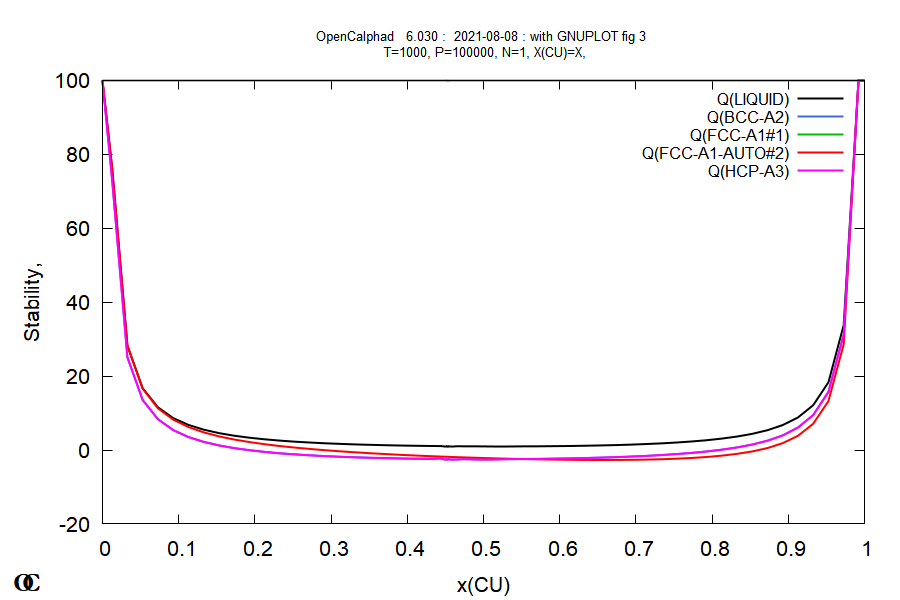

This figure's gnuplot source:
# GNUPLOT file generated by OpenCalphad
# OpenCalphad   6.030 :  2021-08-08 : with GNUPLOT fig 3
set terminal wxt size 840,700 font "Arial,16"
#set terminal pdf color solid size 6,5 enhanced font "Arial,16"
#set output "ocgnu.pdf"
set title "OpenCalphad   6.030 :  2021-08-08 : with GNUPLOT fig 3 \n T=1000, P=100000, N=1, X(CU)=X," font "Arial,10" 
set origin 0.0, 0.0 
set size   1.0000,   1.0000
set xlabel "x(CU)"
set ylabel "Stability,"
set label "~O{.0  C}" at screen 0.02, 0.03 font "Garamond Bold,20"
set key top right font "Arial,12"
set style line  1 lt  1 lc rgb "#000000" lw 2 pt 10
set style line  2 lt  1 lc rgb "#4169E1" lw 2 pt 6
set style line  3 lt  1 lc rgb "#00C000" lw 2 pt 3
set style line  4 lt  1 lc rgb "#FF0000" lw 2 pt 2
set style line  5 lt  1 lc rgb "#FF00FF" lw 2 pt 4
set style line  6 lt  1 lc rgb "#C8C800" lw 2 pt 5
set style line  7 lt  1 lc rgb "#C0C0C0" lw 2 pt 7
set style line  8 lt  1 lc rgb "#00FFFF" lw 2 pt 8
set style line  9 lt  1 lc rgb "#804080" lw 2 pt 9
set style line 10 lt  1 lc rgb "#7CFF40" lw 2 pt 1
# for invariants, faded read
set style line 100 lt 1 lc rgb "#FF3333" lw 3 pt 1

# Some useful GNUPLOT commands for editing the figure
# This is a dashed line (on pdf/wxt):
# set style line 15 lt 0 lc rgb "#C8C800" lw 2 pt 2

# set pointsize 0.6
# set label "text" at 0.5, 0.5 rotate by 60 font "arial,12"
# set xrange [0.5 : 0.7] 
# Adding manually a line and keep scaling:
# set arrow x0, y0 to x1,y1 nohead linestyle 1
# set multiplot
# set xrange [] writeback
#  ... plot someting
# set xrange restore
#  ... plot more using same axis scaling 
# unset multiplot



# begin of data with lines    315
$OCT210808093339 << EOD
KEYS:  x(CU) Q(LIQUID) Q(BCC-A2) Q(FCC-A1#1) Q(FCC-A1-AUTO#2) Q(HCP-A3) 
 # First line: LIQUID
   1    4.527363E-01    1.030751E+00 NaN  NaN  NaN  NaN 
   2    4.527563E-01    1.030713E+00 NaN  NaN  NaN  NaN 
   3    4.527763E-01    1.030676E+00 NaN  NaN  NaN  NaN 
   4    4.567763E-01    1.023384E+00 NaN  NaN  NaN  NaN 
   5    4.607763E-01    1.016536E+00 NaN  NaN  NaN  NaN 
   6    4.647763E-01    1.010129E+00 NaN  NaN  NaN  NaN 
   7    4.727363E-01    9.986738E-01 NaN  NaN  NaN  NaN 
   8    4.927363E-01    9.773728E-01 NaN  NaN  NaN  NaN 
   9    5.127363E-01    9.666331E-01 NaN  NaN  NaN  NaN 
  10    5.327363E-01    9.664885E-01 NaN  NaN  NaN  NaN 
  11    5.527363E-01    9.772231E-01 NaN  NaN  NaN  NaN 
  12    5.727363E-01    9.993849E-01 NaN  NaN  NaN  NaN 
  13    5.927363E-01    1.033814E+00 NaN  NaN  NaN  NaN 
  14    6.127363E-01    1.081685E+00 NaN  NaN  NaN  NaN 
  15    6.327363E-01    1.144572E+00 NaN  NaN  NaN  NaN 
  16    6.527363E-01    1.224543E+00 NaN  NaN  NaN  NaN 
  17    6.727363E-01    1.324285E+00 NaN  NaN  NaN  NaN 
  18    6.927363E-01    1.447291E+00 NaN  NaN  NaN  NaN 
  19    7.127363E-01    1.598125E+00 NaN  NaN  NaN  NaN 
  20    7.327363E-01    1.782807E+00 NaN  NaN  NaN  NaN 
  21    7.527363E-01    2.009390E+00 NaN  NaN  NaN  NaN 
  22    7.727363E-01    2.288841E+00 NaN  NaN  NaN  NaN 
  23    7.927363E-01    2.636440E+00 NaN  NaN  NaN  NaN 
  24    8.127363E-01    3.074064E+00 NaN  NaN  NaN  NaN 
  25    8.327363E-01    3.634133E+00 NaN  NaN  NaN  NaN 
  26    8.527363E-01    4.366749E+00 NaN  NaN  NaN  NaN 
  27    8.727363E-01    5.353584E+00 NaN  NaN  NaN  NaN 
  28    8.927363E-01    6.737306E+00 NaN  NaN  NaN  NaN 
  29    9.127363E-01    8.791460E+00 NaN  NaN  NaN  NaN 
  30    9.327363E-01    1.211503E+01 NaN  NaN  NaN  NaN 
  31    9.527363E-01    1.832100E+01 NaN  NaN  NaN  NaN 
  32    9.727363E-01    3.375553E+01 NaN  NaN  NaN  NaN 
  33    9.927363E-01    1.000000E+02 NaN  NaN  NaN  NaN 
  34    1.000000E+00    1.000000E+02    0.000000E+00    0.000000E+00    0.000000E+00    0.000000E+00
# end of line   1  LIQUID

# new line LIQUID
  35    4.527363E-01    1.030751E+00 NaN  NaN  NaN  NaN 
  36    4.527163E-01    1.030788E+00 NaN  NaN  NaN  NaN 
  37    4.526963E-01    1.030826E+00 NaN  NaN  NaN  NaN 
  38    4.486963E-01    1.038576E+00 NaN  NaN  NaN  NaN 
  39    4.446963E-01    1.046780E+00 NaN  NaN  NaN  NaN 
  40    4.406963E-01    1.055444E+00 NaN  NaN  NaN  NaN 
  41    4.327363E-01    1.074077E+00 NaN  NaN  NaN  NaN 
  42    4.127363E-01    1.129410E+00 NaN  NaN  NaN  NaN 
  43    3.927363E-01    1.197827E+00 NaN  NaN  NaN  NaN 
  44    3.727363E-01    1.280785E+00 NaN  NaN  NaN  NaN 
  45    3.527363E-01    1.380206E+00 NaN  NaN  NaN  NaN 
  46    3.327363E-01    1.498591E+00 NaN  NaN  NaN  NaN 
  47    3.127363E-01    1.639190E+00 NaN  NaN  NaN  NaN 
  48    2.927363E-01    1.806244E+00 NaN  NaN  NaN  NaN 
  49    2.727363E-01    2.005324E+00 NaN  NaN  NaN  NaN 
  50    2.527363E-01    2.243857E+00 NaN  NaN  NaN  NaN 
  51    2.327363E-01    2.531900E+00 NaN  NaN  NaN  NaN 
  52    2.127363E-01    2.883372E+00 NaN  NaN  NaN  NaN 
  53    1.927363E-01    3.318043E+00 NaN  NaN  NaN  NaN 
  54    1.727363E-01    3.864914E+00 NaN  NaN  NaN  NaN 
  55    1.527363E-01    4.568250E+00 NaN  NaN  NaN  NaN 
  56    1.327363E-01    5.499067E+00 NaN  NaN  NaN  NaN 
  57    1.127363E-01    6.778856E+00 NaN  NaN  NaN  NaN 
  58    9.273632E-02    8.633999E+00 NaN  NaN  NaN  NaN 
  59    7.273632E-02    1.153996E+01 NaN  NaN  NaN  NaN 
  60    5.273632E-02    1.669360E+01 NaN  NaN  NaN  NaN 
  61    3.273632E-02    2.821677E+01 NaN  NaN  NaN  NaN 
  62    1.273632E-02    7.612222E+01 NaN  NaN  NaN  NaN 
  63    1.100000E-12    1.000000E+02    0.000000E+00    0.000000E+00    0.000000E+00    0.000000E+00
# end of line   2  LIQUID

# new line BCC_A2
  64    4.527363E-01 NaN    -2.458606E+00 NaN  NaN  NaN 
  65    4.527563E-01 NaN    -2.458637E+00 NaN  NaN  NaN 
  66    4.527763E-01 NaN    -2.458668E+00 NaN  NaN  NaN 
  67    4.567763E-01 NaN    -2.464552E+00 NaN  NaN  NaN 
  68    4.607763E-01 NaN    -2.469902E+00 NaN  NaN  NaN 
  69    4.647763E-01 NaN    -2.474720E+00 NaN  NaN  NaN 
  70    4.727363E-01 NaN    -2.482742E+00 NaN  NaN  NaN 
  71    4.927363E-01 NaN    -2.493826E+00 NaN  NaN  NaN 
  72    5.127363E-01 NaN    -2.492073E+00 NaN  NaN  NaN 
  73    5.327363E-01 NaN    -2.477450E+00 NaN  NaN  NaN 
  74    5.527363E-01 NaN    -2.449672E+00 NaN  NaN  NaN 
  75    5.727363E-01 NaN    -2.408191E+00 NaN  NaN  NaN 
  76    5.927363E-01 NaN    -2.352168E+00 NaN  NaN  NaN 
  77    6.127363E-01 NaN    -2.280427E+00 NaN  NaN  NaN 
  78    6.327363E-01 NaN    -2.191394E+00 NaN  NaN  NaN 
  79    6.527363E-01 NaN    -2.083002E+00 NaN  NaN  NaN 
  80    6.727363E-01 NaN    -1.952564E+00 NaN  NaN  NaN 
  81    6.927363E-01 NaN    -1.796586E+00 NaN  NaN  NaN 
  82    7.127363E-01 NaN    -1.610504E+00 NaN  NaN  NaN 
  83    7.327363E-01 NaN    -1.388300E+00 NaN  NaN  NaN 
  84    7.527363E-01 NaN    -1.121918E+00 NaN  NaN  NaN 
  85    7.727363E-01 NaN    -8.003925E-01 NaN  NaN  NaN 
  86    7.927363E-01 NaN    -4.084447E-01 NaN  NaN  NaN 
  87    8.127363E-01 NaN     7.580496E-02 NaN  NaN  NaN 
  88    8.327363E-01 NaN     6.847743E-01 NaN  NaN  NaN 
  89    8.527363E-01 NaN     1.468566E+00 NaN  NaN  NaN 
  90    8.727363E-01 NaN     2.508853E+00 NaN  NaN  NaN 
  91    8.927363E-01 NaN     3.948301E+00 NaN  NaN  NaN 
  92    9.127363E-01 NaN     6.060458E+00 NaN  NaN  NaN 
  93    9.327363E-01 NaN     9.444308E+00 NaN  NaN  NaN 
  94    9.527363E-01 NaN     1.571283E+01 NaN  NaN  NaN 
  95    9.727363E-01 NaN     3.121219E+01 NaN  NaN  NaN 
  96    9.927363E-01 NaN     1.000000E+02 NaN  NaN  NaN 
  97    1.000000E+00    0.000000E+00    1.000000E+02    0.000000E+00    0.000000E+00    0.000000E+00
# end of line   3  BCC_A2

# new line BCC_A2
  98    4.527363E-01 NaN    -2.458606E+00 NaN  NaN  NaN 
  99    4.527163E-01 NaN    -2.458575E+00 NaN  NaN  NaN 
 100    4.526963E-01 NaN    -2.458545E+00 NaN  NaN  NaN 
 101    4.486963E-01 NaN    -2.452109E+00 NaN  NaN  NaN 
 102    4.446963E-01 NaN    -2.445128E+00 NaN  NaN  NaN 
 103    4.406963E-01 NaN    -2.437596E+00 NaN  NaN  NaN 
 104    4.327363E-01 NaN    -2.420945E+00 NaN  NaN  NaN 
 105    4.127363E-01 NaN    -2.369003E+00 NaN  NaN  NaN 
 106    3.927363E-01 NaN    -2.301701E+00 NaN  NaN  NaN 
 107    3.727363E-01 NaN    -2.217583E+00 NaN  NaN  NaN 
 108    3.527363E-01 NaN    -2.114726E+00 NaN  NaN  NaN 
 109    3.327363E-01 NaN    -1.990629E+00 NaN  NaN  NaN 
 110    3.127363E-01 NaN    -1.842043E+00 NaN  NaN  NaN 
 111    2.927363E-01 NaN    -1.664727E+00 NaN  NaN  NaN 
 112    2.727363E-01 NaN    -1.453108E+00 NaN  NaN  NaN 
 113    2.527363E-01 NaN    -1.199762E+00 NaN  NaN  NaN 
 114    2.327363E-01 NaN    -8.946293E-01 NaN  NaN  NaN 
 115    2.127363E-01 NaN    -5.237929E-01 NaN  NaN  NaN 
 116    1.927363E-01 NaN    -6.748182E-02 NaN  NaN  NaN 
 117    1.727363E-01 NaN     5.033048E-01 NaN  NaN  NaN 
 118    1.527363E-01 NaN     1.232831E+00 NaN  NaN  NaN 
 119    1.327363E-01 NaN     2.192115E+00 NaN  NaN  NaN 
 120    1.127363E-01 NaN     3.502646E+00 NaN  NaN  NaN 
 121    9.273632E-02 NaN     5.390807E+00 NaN  NaN  NaN 
 122    7.273632E-02 NaN     8.332062E+00 NaN  NaN  NaN 
 123    5.273632E-02 NaN     1.352327E+01 NaN  NaN  NaN 
 124    3.273632E-02 NaN     2.508629E+01 NaN  NaN  NaN 
 125    1.273632E-02 NaN     7.303386E+01 NaN  NaN  NaN 
 126    1.100000E-12    0.000000E+00    1.000000E+02    0.000000E+00    0.000000E+00    0.000000E+00
# end of line   4  BCC_A2

# new line FCC_A1#1
 127    4.527363E-01 NaN  NaN     1.000000E+02 NaN  NaN 
 128    4.527563E-01 NaN  NaN     1.000000E+02 NaN  NaN 
 129    4.527763E-01 NaN  NaN     1.000000E+02 NaN  NaN 
 130    4.567763E-01 NaN  NaN     1.000000E+02 NaN  NaN 
 131    4.607763E-01 NaN  NaN     1.000000E+02 NaN  NaN 
 132    4.647763E-01 NaN  NaN     1.000000E+02 NaN  NaN 
 133    4.727363E-01 NaN  NaN     1.000000E+02 NaN  NaN 
 134    4.927363E-01 NaN  NaN     1.000000E+02 NaN  NaN 
 135    5.127363E-01 NaN  NaN     1.000000E+02 NaN  NaN 
 136    5.327363E-01 NaN  NaN     1.000000E+02 NaN  NaN 
 137    5.527363E-01 NaN  NaN     1.000000E+02 NaN  NaN 
 138    5.727363E-01 NaN  NaN     1.000000E+02 NaN  NaN 
 139    5.927363E-01 NaN  NaN     1.000000E+02 NaN  NaN 
 140    6.127363E-01 NaN  NaN     1.000000E+02 NaN  NaN 
 141    6.327363E-01 NaN  NaN     1.000000E+02 NaN  NaN 
 142    6.527363E-01 NaN  NaN     1.000000E+02 NaN  NaN 
 143    6.727363E-01 NaN  NaN     1.000000E+02 NaN  NaN 
 144    6.927363E-01 NaN  NaN     1.000000E+02 NaN  NaN 
 145    7.127363E-01 NaN  NaN     1.000000E+02 NaN  NaN 
 146    7.327363E-01 NaN  NaN     1.000000E+02 NaN  NaN 
 147    7.527363E-01 NaN  NaN     1.000000E+02 NaN  NaN 
 148    7.727363E-01 NaN  NaN     1.000000E+02 NaN  NaN 
 149    7.927363E-01 NaN  NaN     1.000000E+02 NaN  NaN 
 150    8.127363E-01 NaN  NaN     1.000000E+02 NaN  NaN 
 151    8.327363E-01 NaN  NaN     1.000000E+02 NaN  NaN 
 152    8.527363E-01 NaN  NaN     1.000000E+02 NaN  NaN 
 153    8.727363E-01 NaN  NaN     1.000000E+02 NaN  NaN 
 154    8.927363E-01 NaN  NaN     1.000000E+02 NaN  NaN 
 155    9.127363E-01 NaN  NaN     1.000000E+02 NaN  NaN 
 156    9.327363E-01 NaN  NaN     1.000000E+02 NaN  NaN 
 157    9.527363E-01 NaN  NaN     1.000000E+02 NaN  NaN 
 158    9.727363E-01 NaN  NaN     1.000000E+02 NaN  NaN 
 159    9.927363E-01 NaN  NaN     1.000000E+02 NaN  NaN 
 160    1.000000E+00    0.000000E+00    0.000000E+00    1.000000E+02    0.000000E+00    0.000000E+00
# end of line   5  FCC_A1#1

# new line FCC_A1#1
 161    4.527363E-01 NaN  NaN     1.000000E+02 NaN  NaN 
 162    4.527163E-01 NaN  NaN     1.000000E+02 NaN  NaN 
 163    4.526963E-01 NaN  NaN     1.000000E+02 NaN  NaN 
 164    4.486963E-01 NaN  NaN     1.000000E+02 NaN  NaN 
 165    4.446963E-01 NaN  NaN     1.000000E+02 NaN  NaN 
 166    4.406963E-01 NaN  NaN     1.000000E+02 NaN  NaN 
 167    4.327363E-01 NaN  NaN     1.000000E+02 NaN  NaN 
 168    4.127363E-01 NaN  NaN     1.000000E+02 NaN  NaN 
 169    3.927363E-01 NaN  NaN     1.000000E+02 NaN  NaN 
 170    3.727363E-01 NaN  NaN     1.000000E+02 NaN  NaN 
 171    3.527363E-01 NaN  NaN     1.000000E+02 NaN  NaN 
 172    3.327363E-01 NaN  NaN     1.000000E+02 NaN  NaN 
 173    3.127363E-01 NaN  NaN     1.000000E+02 NaN  NaN 
 174    2.927363E-01 NaN  NaN     1.000000E+02 NaN  NaN 
 175    2.727363E-01 NaN  NaN     1.000000E+02 NaN  NaN 
 176    2.527363E-01 NaN  NaN     1.000000E+02 NaN  NaN 
 177    2.327363E-01 NaN  NaN     1.000000E+02 NaN  NaN 
 178    2.127363E-01 NaN  NaN     1.000000E+02 NaN  NaN 
 179    1.927363E-01 NaN  NaN     1.000000E+02 NaN  NaN 
 180    1.727363E-01 NaN  NaN     1.000000E+02 NaN  NaN 
 181    1.527363E-01 NaN  NaN     1.000000E+02 NaN  NaN 
 182    1.327363E-01 NaN  NaN     1.000000E+02 NaN  NaN 
 183    1.127363E-01 NaN  NaN     1.000000E+02 NaN  NaN 
 184    9.273632E-02 NaN  NaN     1.000000E+02 NaN  NaN 
 185    7.273632E-02 NaN  NaN     1.000000E+02 NaN  NaN 
 186    5.273632E-02 NaN  NaN     1.000000E+02 NaN  NaN 
 187    3.273632E-02 NaN  NaN     1.000000E+02 NaN  NaN 
 188    1.273632E-02 NaN  NaN     1.000000E+02 NaN  NaN 
 189    1.100000E-12    0.000000E+00    0.000000E+00    1.000000E+02    0.000000E+00    0.000000E+00
# end of line   6  FCC_A1#1

# new line FCC_A1_AUTO#2
 190    4.527363E-01 NaN  NaN  NaN    -1.853413E+00 NaN 
 191    4.527563E-01 NaN  NaN  NaN    -1.853567E+00 NaN 
 192    4.527763E-01 NaN  NaN  NaN    -1.853721E+00 NaN 
 193    4.567763E-01 NaN  NaN  NaN    -1.884268E+00 NaN 
 194    4.607763E-01 NaN  NaN  NaN    -1.914279E+00 NaN 
 195    4.647763E-01 NaN  NaN  NaN    -1.943759E+00 NaN 
 196    4.727363E-01 NaN  NaN  NaN    -2.000859E+00 NaN 
 197    4.927363E-01 NaN  NaN  NaN    -2.135253E+00 NaN 
 198    5.127363E-01 NaN  NaN  NaN    -2.256810E+00 NaN 
 199    5.327363E-01 NaN  NaN  NaN    -2.365497E+00 NaN 
 200    5.527363E-01 NaN  NaN  NaN    -2.461029E+00 NaN 
 201    5.727363E-01 NaN  NaN  NaN    -2.542858E+00 NaN 
 202    5.927363E-01 NaN  NaN  NaN    -2.610145E+00 NaN 
 203    6.127363E-01 NaN  NaN  NaN    -2.661714E+00 NaN 
 204    6.327363E-01 NaN  NaN  NaN    -2.695991E+00 NaN 
 205    6.527363E-01 NaN  NaN  NaN    -2.710910E+00 NaN 
 206    6.727363E-01 NaN  NaN  NaN    -2.703782E+00 NaN 
 207    6.927363E-01 NaN  NaN  NaN    -2.671114E+00 NaN 
 208    7.127363E-01 NaN  NaN  NaN    -2.608343E+00 NaN 
 209    7.327363E-01 NaN  NaN  NaN    -2.509448E+00 NaN 
 210    7.527363E-01 NaN  NaN  NaN    -2.366377E+00 NaN 
 211    7.727363E-01 NaN  NaN  NaN    -2.168161E+00 NaN 
 212    7.927363E-01 NaN  NaN  NaN    -1.899523E+00 NaN 
 213    8.127363E-01 NaN  NaN  NaN    -1.538584E+00 NaN 
 214    8.327363E-01 NaN  NaN  NaN    -1.052925E+00 NaN 
 215    8.527363E-01 NaN  NaN  NaN    -3.924432E-01 NaN 
 216    8.727363E-01 NaN  NaN  NaN     5.245335E-01 NaN 
 217    8.927363E-01 NaN  NaN  NaN     1.840672E+00 NaN 
 218    9.127363E-01 NaN  NaN  NaN     3.829518E+00 NaN 
 219    9.327363E-01 NaN  NaN  NaN     7.090059E+00 NaN 
 220    9.527363E-01 NaN  NaN  NaN     1.323527E+01 NaN 
 221    9.727363E-01 NaN  NaN  NaN     2.861132E+01 NaN 
 222    9.927363E-01 NaN  NaN  NaN     1.000000E+02 NaN 
 223    1.000000E+00    0.000000E+00    0.000000E+00    0.000000E+00    1.000000E+02    0.000000E+00
# end of line   7  FCC_A1_AUTO#2

# new line FCC_A1_AUTO#2
 224    4.527363E-01 NaN  NaN  NaN    -1.853413E+00 NaN 
 225    4.527163E-01 NaN  NaN  NaN    -1.853259E+00 NaN 
 226    4.526963E-01 NaN  NaN  NaN    -1.853105E+00 NaN 
 227    4.486963E-01 NaN  NaN  NaN    -1.822007E+00 NaN 
 228    4.446963E-01 NaN  NaN  NaN    -1.790364E+00 NaN 
 229    4.406963E-01 NaN  NaN  NaN    -1.758171E+00 NaN 
 230    4.327363E-01 NaN  NaN  NaN    -1.692442E+00 NaN 
 231    4.127363E-01 NaN  NaN  NaN    -1.517190E+00 NaN 
 232    3.927363E-01 NaN  NaN  NaN    -1.326578E+00 NaN 
 233    3.727363E-01 NaN  NaN  NaN    -1.119149E+00 NaN 
 234    3.527363E-01 NaN  NaN  NaN    -8.929820E-01 NaN 
 235    3.327363E-01 NaN  NaN  NaN    -6.455755E-01 NaN 
 236    3.127363E-01 NaN  NaN  NaN    -3.736785E-01 NaN 
 237    2.927363E-01 NaN  NaN  NaN    -7.305260E-02 NaN 
 238    2.727363E-01 NaN  NaN  NaN     2.618763E-01 NaN 
 239    2.527363E-01 NaN  NaN  NaN     6.385329E-01 NaN 
 240    2.327363E-01 NaN  NaN  NaN     1.066975E+00 NaN 
 241    2.127363E-01 NaN  NaN  NaN     1.561122E+00 NaN 
 242    1.927363E-01 NaN  NaN  NaN     2.140743E+00 NaN 
 243    1.727363E-01 NaN  NaN  NaN     2.834840E+00 NaN 
 244    1.527363E-01 NaN  NaN  NaN     3.687676E+00 NaN 
 245    1.327363E-01 NaN  NaN  NaN     4.770270E+00 NaN 
 246    1.127363E-01 NaN  NaN  NaN     6.204112E+00 NaN 
 247    9.273632E-02 NaN  NaN  NaN     8.215582E+00 NaN 
 248    7.273632E-02 NaN  NaN  NaN     1.128015E+01 NaN 
 249    5.273632E-02 NaN  NaN  NaN     1.659466E+01 NaN 
 250    3.273632E-02 NaN  NaN  NaN     2.828099E+01 NaN 
 251    1.273632E-02 NaN  NaN  NaN     7.635187E+01 NaN 
 252    1.100000E-12    0.000000E+00    0.000000E+00    0.000000E+00    1.000000E+02    0.000000E+00
# end of line   8  FCC_A1_AUTO#2

# new line HCP_A3
 253    4.527363E-01 NaN  NaN  NaN  NaN    -2.458606E+00
 254    4.527563E-01 NaN  NaN  NaN  NaN    -2.458637E+00
 255    4.527763E-01 NaN  NaN  NaN  NaN    -2.458668E+00
 256    4.567763E-01 NaN  NaN  NaN  NaN    -2.464552E+00
 257    4.607763E-01 NaN  NaN  NaN  NaN    -2.469902E+00
 258    4.647763E-01 NaN  NaN  NaN  NaN    -2.474720E+00
 259    4.727363E-01 NaN  NaN  NaN  NaN    -2.482742E+00
 260    4.927363E-01 NaN  NaN  NaN  NaN    -2.493826E+00
 261    5.127363E-01 NaN  NaN  NaN  NaN    -2.492073E+00
 262    5.327363E-01 NaN  NaN  NaN  NaN    -2.477450E+00
 263    5.527363E-01 NaN  NaN  NaN  NaN    -2.449672E+00
 264    5.727363E-01 NaN  NaN  NaN  NaN    -2.408191E+00
 265    5.927363E-01 NaN  NaN  NaN  NaN    -2.352168E+00
 266    6.127363E-01 NaN  NaN  NaN  NaN    -2.280427E+00
 267    6.327363E-01 NaN  NaN  NaN  NaN    -2.191394E+00
 268    6.527363E-01 NaN  NaN  NaN  NaN    -2.083002E+00
 269    6.727363E-01 NaN  NaN  NaN  NaN    -1.952564E+00
 270    6.927363E-01 NaN  NaN  NaN  NaN    -1.796586E+00
 271    7.127363E-01 NaN  NaN  NaN  NaN    -1.610504E+00
 272    7.327363E-01 NaN  NaN  NaN  NaN    -1.388300E+00
 273    7.527363E-01 NaN  NaN  NaN  NaN    -1.121918E+00
 274    7.727363E-01 NaN  NaN  NaN  NaN    -8.003925E-01
 275    7.927363E-01 NaN  NaN  NaN  NaN    -4.084447E-01
 276    8.127363E-01 NaN  NaN  NaN  NaN     7.580496E-02
 277    8.327363E-01 NaN  NaN  NaN  NaN     6.847743E-01
 278    8.527363E-01 NaN  NaN  NaN  NaN     1.468566E+00
 279    8.727363E-01 NaN  NaN  NaN  NaN     2.508853E+00
 280    8.927363E-01 NaN  NaN  NaN  NaN     3.948301E+00
 281    9.127363E-01 NaN  NaN  NaN  NaN     6.060458E+00
 282    9.327363E-01 NaN  NaN  NaN  NaN     9.444308E+00
 283    9.527363E-01 NaN  NaN  NaN  NaN     1.571283E+01
 284    9.727363E-01 NaN  NaN  NaN  NaN     3.121219E+01
 285    9.927363E-01 NaN  NaN  NaN  NaN     1.000000E+02
 286    1.000000E+00    0.000000E+00    0.000000E+00    0.000000E+00    0.000000E+00    1.000000E+02
# end of line   9  HCP_A3

# new line HCP_A3
 287    4.527363E-01 NaN  NaN  NaN  NaN    -2.458606E+00
 288    4.527163E-01 NaN  NaN  NaN  NaN    -2.458575E+00
 289    4.526963E-01 NaN  NaN  NaN  NaN    -2.458545E+00
 290    4.486963E-01 NaN  NaN  NaN  NaN    -2.452109E+00
 291    4.446963E-01 NaN  NaN  NaN  NaN    -2.445128E+00
 292    4.406963E-01 NaN  NaN  NaN  NaN    -2.437596E+00
 293    4.327363E-01 NaN  NaN  NaN  NaN    -2.420945E+00
 294    4.127363E-01 NaN  NaN  NaN  NaN    -2.369003E+00
 295    3.927363E-01 NaN  NaN  NaN  NaN    -2.301701E+00
 296    3.727363E-01 NaN  NaN  NaN  NaN    -2.217583E+00
 297    3.527363E-01 NaN  NaN  NaN  NaN    -2.114726E+00
 298    3.327363E-01 NaN  NaN  NaN  NaN    -1.990629E+00
 299    3.127363E-01 NaN  NaN  NaN  NaN    -1.842043E+00
 300    2.927363E-01 NaN  NaN  NaN  NaN    -1.664727E+00
 301    2.727363E-01 NaN  NaN  NaN  NaN    -1.453108E+00
 302    2.527363E-01 NaN  NaN  NaN  NaN    -1.199762E+00
 303    2.327363E-01 NaN  NaN  NaN  NaN    -8.946293E-01
 304    2.127363E-01 NaN  NaN  NaN  NaN    -5.237929E-01
 305    1.927363E-01 NaN  NaN  NaN  NaN    -6.748182E-02
 306    1.727363E-01 NaN  NaN  NaN  NaN     5.033048E-01
 307    1.527363E-01 NaN  NaN  NaN  NaN     1.232831E+00
 308    1.327363E-01 NaN  NaN  NaN  NaN     2.192115E+00
 309    1.127363E-01 NaN  NaN  NaN  NaN     3.502646E+00
 310    9.273632E-02 NaN  NaN  NaN  NaN     5.390807E+00
 311    7.273632E-02 NaN  NaN  NaN  NaN     8.332062E+00
 312    5.273632E-02 NaN  NaN  NaN  NaN     1.352327E+01
 313    3.273632E-02 NaN  NaN  NaN  NaN     2.508629E+01
 314    1.273632E-02 NaN  NaN  NaN  NaN     7.303386E+01
 315    1.100000E-12    0.000000E+00    0.000000E+00    0.000000E+00    0.000000E+00    1.000000E+02
# end of line  10  HCP_A3


EOD


plot for [i=3: 7] $OCT210808093339 using 2:i with lines ls (i-2+ 0) title columnheader(i)
pause mouse
